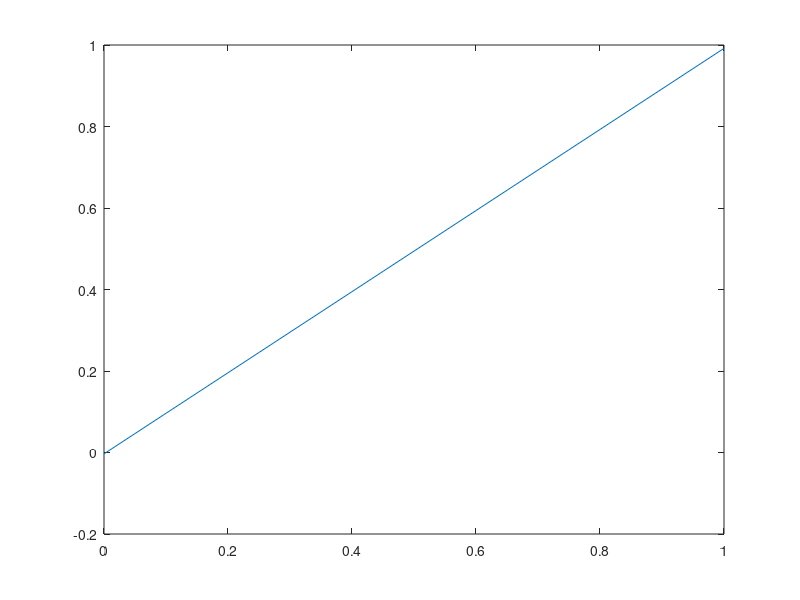

MATLAB code for this plot:
K = @(x, s) x+s;
f = @(x) x;

h = 0.05;
N = 20;

eps = 0.01;

M = zeros(N+1, N+1);
fv = zeros(N+1, 1);

for i = 1:N+1
	x = (i-1) * h;
	M(i, 1) = h * eps * K(x, 0) / 2;
	for j = 2:N
		s = (j-1) * h;
		M(i, j) = h * eps * K(x, s);
		if i == j
			M(i, j) = M(i, j) + 1;
		end
	end
	M(i, N+1) = h * eps * K(x, h*N) / 2;
end
M(1, 1) = M(1, 1) + 1;
M(N+1, N+1) = M(N+1, N+1) + 1;

for i = 1:N+1
	x = (i-1) * h;
	fv(i) = f(x);
end

yv = linsolve(M, fv)

plot(0:h:h*N, yv)